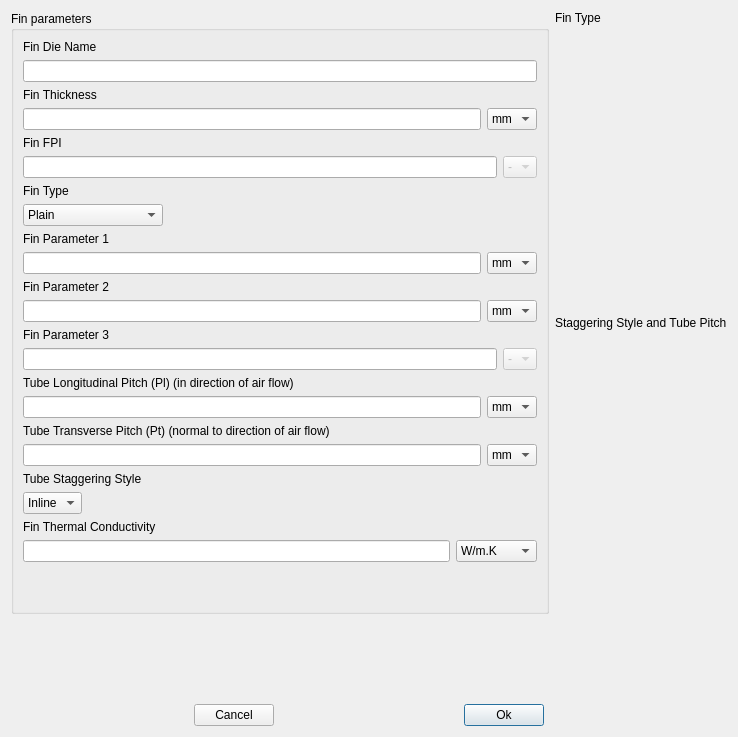
<?xml version="1.0" encoding="UTF-8"?>
<ui version="4.0">
 <class>Form</class>
 <widget class="QWidget" name="Form">
  <property name="geometry">
   <rect>
    <x>0</x>
    <y>0</y>
    <width>738</width>
    <height>737</height>
   </rect>
  </property>
  <property name="windowTitle">
   <string>Fin Definition</string>
  </property>
  <layout class="QVBoxLayout" name="verticalLayout_8">
   <item>
    <layout class="QHBoxLayout" name="horizontalLayout_2">
     <item>
      <widget class="QGroupBox" name="Fin_Parameters_group">
       <property name="title">
        <string>Fin parameters</string>
       </property>
       <layout class="QVBoxLayout" name="verticalLayout_9">
        <item>
         <layout class="QVBoxLayout" name="verticalLayout_7">
          <item>
           <widget class="QLabel" name="Fin_Die_Name_label">
            <property name="text">
             <string>Fin Die Name</string>
            </property>
           </widget>
          </item>
          <item>
           <layout class="QHBoxLayout" name="horizontalLayout_8">
            <item>
             <widget class="QLineEdit" name="Fin_Die_Name"/>
            </item>
           </layout>
          </item>
         </layout>
        </item>
        <item>
         <layout class="QVBoxLayout" name="verticalLayout_19">
          <item>
           <layout class="QVBoxLayout" name="verticalLayout_2">
            <item>
             <widget class="QLabel" name="Fin_t_label">
              <property name="text">
               <string>Fin Thickness</string>
              </property>
             </widget>
            </item>
            <item>
             <layout class="QHBoxLayout" name="horizontalLayout_3">
              <item>
               <widget class="QLineEdit" name="Fin_t"/>
              </item>
              <item>
               <widget class="QComboBox" name="Fin_t_unit">
                <property name="currentIndex">
                 <number>2</number>
                </property>
                <item>
                 <property name="text">
                  <string>m</string>
                 </property>
                </item>
                <item>
                 <property name="text">
                  <string>cm</string>
                 </property>
                </item>
                <item>
                 <property name="text">
                  <string>mm</string>
                 </property>
                </item>
                <item>
                 <property name="text">
                  <string>ft</string>
                 </property>
                </item>
                <item>
                 <property name="text">
                  <string>in</string>
                 </property>
                </item>
               </widget>
              </item>
             </layout>
            </item>
           </layout>
          </item>
          <item>
           <layout class="QVBoxLayout" name="verticalLayout_3">
            <item>
             <widget class="QLabel" name="Fin_FPI_label">
              <property name="text">
               <string>Fin FPI</string>
              </property>
             </widget>
            </item>
            <item>
             <layout class="QHBoxLayout" name="horizontalLayout_4">
              <item>
               <widget class="QLineEdit" name="Fin_FPI"/>
              </item>
              <item>
               <widget class="QComboBox" name="Fin_FPI_unit">
                <property name="enabled">
                 <bool>false</bool>
                </property>
                <property name="currentIndex">
                 <number>0</number>
                </property>
                <item>
                 <property name="text">
                  <string>-</string>
                 </property>
                </item>
               </widget>
              </item>
             </layout>
            </item>
           </layout>
          </item>
          <item>
           <layout class="QVBoxLayout" name="verticalLayout_4">
            <item>
             <widget class="QLabel" name="Fin_type_label">
              <property name="text">
               <string>Fin Type</string>
              </property>
             </widget>
            </item>
            <item>
             <layout class="QHBoxLayout" name="horizontalLayout_5">
              <item>
               <widget class="QComboBox" name="Fin_type">
                <item>
                 <property name="text">
                  <string>Plain</string>
                 </property>
                </item>
                <item>
                 <property name="text">
                  <string>Wavy (Herringbone)</string>
                 </property>
                </item>
                <item>
                 <property name="text">
                  <string>Slit</string>
                 </property>
                </item>
                <item>
                 <property name="text">
                  <string>Louvered</string>
                 </property>
                </item>
                <item>
                 <property name="text">
                  <string>Wavy-Louvered</string>
                 </property>
                </item>
               </widget>
              </item>
              <item>
               <spacer name="horizontalSpacer_4">
                <property name="orientation">
                 <enum>Qt::Horizontal</enum>
                </property>
                <property name="sizeHint" stdset="0">
                 <size>
                  <width>40</width>
                  <height>20</height>
                 </size>
                </property>
               </spacer>
              </item>
             </layout>
            </item>
           </layout>
          </item>
          <item>
           <layout class="QVBoxLayout" name="verticalLayout_5">
            <item>
             <widget class="QLabel" name="Fin_parameter_1_label">
              <property name="text">
               <string>Fin Parameter 1</string>
              </property>
             </widget>
            </item>
            <item>
             <layout class="QHBoxLayout" name="horizontalLayout_6">
              <item>
               <widget class="QLineEdit" name="Fin_parameter_1"/>
              </item>
              <item>
               <widget class="QComboBox" name="Fin_parameter_1_unit">
                <property name="currentIndex">
                 <number>2</number>
                </property>
                <item>
                 <property name="text">
                  <string>m</string>
                 </property>
                </item>
                <item>
                 <property name="text">
                  <string>cm</string>
                 </property>
                </item>
                <item>
                 <property name="text">
                  <string>mm</string>
                 </property>
                </item>
                <item>
                 <property name="text">
                  <string>ft</string>
                 </property>
                </item>
                <item>
                 <property name="text">
                  <string>in</string>
                 </property>
                </item>
               </widget>
              </item>
             </layout>
            </item>
           </layout>
          </item>
          <item>
           <layout class="QVBoxLayout" name="verticalLayout_11">
            <item>
             <widget class="QLabel" name="Fin_parameter_2_label">
              <property name="text">
               <string>Fin Parameter 2</string>
              </property>
             </widget>
            </item>
            <item>
             <layout class="QHBoxLayout" name="horizontalLayout_12">
              <item>
               <widget class="QLineEdit" name="Fin_parameter_2">
                <property name="toolTip">
                 <string>Ratio between internal tube roughness to the inner tube diameter</string>
                </property>
               </widget>
              </item>
              <item>
               <widget class="QComboBox" name="Fin_parameter_2_unit">
                <property name="currentIndex">
                 <number>2</number>
                </property>
                <item>
                 <property name="text">
                  <string>m</string>
                 </property>
                </item>
                <item>
                 <property name="text">
                  <string>cm</string>
                 </property>
                </item>
                <item>
                 <property name="text">
                  <string>mm</string>
                 </property>
                </item>
                <item>
                 <property name="text">
                  <string>ft</string>
                 </property>
                </item>
                <item>
                 <property name="text">
                  <string>in</string>
                 </property>
                </item>
               </widget>
              </item>
             </layout>
            </item>
           </layout>
          </item>
          <item>
           <layout class="QVBoxLayout" name="verticalLayout_14">
            <item>
             <layout class="QVBoxLayout" name="verticalLayout_12">
              <item>
               <widget class="QLabel" name="Fin_parameter_3_label">
                <property name="text">
                 <string>Fin Parameter 3</string>
                </property>
               </widget>
              </item>
              <item>
               <layout class="QHBoxLayout" name="horizontalLayout_13">
                <item>
                 <widget class="QLineEdit" name="Fin_parameter_3">
                  <property name="toolTip">
                   <string>Ratio between internal tube roughness to the inner tube diameter</string>
                  </property>
                 </widget>
                </item>
                <item>
                 <widget class="QComboBox" name="Fin_parameter_3_unit">
                  <property name="enabled">
                   <bool>false</bool>
                  </property>
                  <item>
                   <property name="text">
                    <string>-</string>
                   </property>
                  </item>
                 </widget>
                </item>
               </layout>
              </item>
             </layout>
            </item>
           </layout>
          </item>
          <item>
           <layout class="QVBoxLayout" name="verticalLayout_15"/>
          </item>
          <item>
           <layout class="QVBoxLayout" name="verticalLayout_13">
            <item>
             <widget class="QLabel" name="Fin_Tube_Pl_label">
              <property name="text">
               <string>Tube Longitudinal Pitch (Pl) (in direction of air flow)</string>
              </property>
             </widget>
            </item>
            <item>
             <layout class="QHBoxLayout" name="horizontalLayout_14">
              <item>
               <widget class="QLineEdit" name="Fin_Tube_Pl">
                <property name="toolTip">
                 <string>Ratio between internal tube roughness to the inner tube diameter</string>
                </property>
               </widget>
              </item>
              <item>
               <widget class="QComboBox" name="Fin_Tube_Pl_unit">
                <property name="currentIndex">
                 <number>2</number>
                </property>
                <item>
                 <property name="text">
                  <string>m</string>
                 </property>
                </item>
                <item>
                 <property name="text">
                  <string>cm</string>
                 </property>
                </item>
                <item>
                 <property name="text">
                  <string>mm</string>
                 </property>
                </item>
                <item>
                 <property name="text">
                  <string>ft</string>
                 </property>
                </item>
                <item>
                 <property name="text">
                  <string>in</string>
                 </property>
                </item>
               </widget>
              </item>
             </layout>
            </item>
           </layout>
          </item>
          <item>
           <layout class="QVBoxLayout" name="verticalLayout_16">
            <item>
             <widget class="QLabel" name="Fin_Tube_Pt_label">
              <property name="text">
               <string>Tube Transverse Pitch (Pt) (normal to direction of air flow)</string>
              </property>
             </widget>
            </item>
            <item>
             <layout class="QHBoxLayout" name="horizontalLayout_15">
              <item>
               <widget class="QLineEdit" name="Fin_Tube_Pt">
                <property name="toolTip">
                 <string>Ratio between internal tube roughness to the inner tube diameter</string>
                </property>
               </widget>
              </item>
              <item>
               <widget class="QComboBox" name="Fin_Tube_Pt_unit">
                <property name="currentIndex">
                 <number>2</number>
                </property>
                <item>
                 <property name="text">
                  <string>m</string>
                 </property>
                </item>
                <item>
                 <property name="text">
                  <string>cm</string>
                 </property>
                </item>
                <item>
                 <property name="text">
                  <string>mm</string>
                 </property>
                </item>
                <item>
                 <property name="text">
                  <string>ft</string>
                 </property>
                </item>
                <item>
                 <property name="text">
                  <string>in</string>
                 </property>
                </item>
               </widget>
              </item>
             </layout>
            </item>
            <item>
             <layout class="QVBoxLayout" name="verticalLayout_6">
              <item>
               <widget class="QLabel" name="Fin_Tube_Staggering_label">
                <property name="text">
                 <string>Tube Staggering Style</string>
                </property>
               </widget>
              </item>
              <item>
               <layout class="QHBoxLayout" name="horizontalLayout_7">
                <item>
                 <widget class="QComboBox" name="Fin_Tube_Staggering">
                  <item>
                   <property name="text">
                    <string>Inline</string>
                   </property>
                  </item>
                  <item>
                   <property name="text">
                    <string>AaA</string>
                   </property>
                  </item>
                  <item>
                   <property name="text">
                    <string>aAa</string>
                   </property>
                  </item>
                 </widget>
                </item>
                <item>
                 <spacer name="horizontalSpacer_5">
                  <property name="orientation">
                   <enum>Qt::Horizontal</enum>
                  </property>
                  <property name="sizeHint" stdset="0">
                   <size>
                    <width>40</width>
                    <height>20</height>
                   </size>
                  </property>
                 </spacer>
                </item>
               </layout>
              </item>
             </layout>
            </item>
            <item>
             <layout class="QVBoxLayout" name="verticalLayout_17">
              <item>
               <widget class="QLabel" name="Fin_K_label">
                <property name="text">
                 <string>Fin Thermal Conductivity</string>
                </property>
               </widget>
              </item>
              <item>
               <layout class="QHBoxLayout" name="horizontalLayout_16">
                <item>
                 <widget class="QLineEdit" name="Fin_K">
                  <property name="toolTip">
                   <string>Ratio between internal tube roughness to the inner tube diameter</string>
                  </property>
                 </widget>
                </item>
                <item>
                 <widget class="QComboBox" name="Fin_K_unit">
                  <property name="enabled">
                   <bool>true</bool>
                  </property>
                  <item>
                   <property name="text">
                    <string>W/m.K</string>
                   </property>
                  </item>
                  <item>
                   <property name="text">
                    <string>Btu/hr.ft.F</string>
                   </property>
                  </item>
                 </widget>
                </item>
               </layout>
              </item>
             </layout>
            </item>
           </layout>
          </item>
          <item>
           <spacer name="verticalSpacer_2">
            <property name="orientation">
             <enum>Qt::Vertical</enum>
            </property>
            <property name="sizeHint" stdset="0">
             <size>
              <width>20</width>
              <height>40</height>
             </size>
            </property>
           </spacer>
          </item>
         </layout>
        </item>
       </layout>
      </widget>
     </item>
     <item>
      <layout class="QVBoxLayout" name="verticalLayout">
       <item>
        <widget class="QLabel" name="label">
         <property name="text">
          <string>Fin Type</string>
         </property>
        </widget>
       </item>
       <item>
        <widget class="QLabel" name="Fin_type_image">
         <property name="minimumSize">
          <size>
           <width>0</width>
           <height>0</height>
          </size>
         </property>
         <property name="text">
          <string/>
         </property>
        </widget>
       </item>
       <item>
        <spacer name="verticalSpacer_4">
         <property name="orientation">
          <enum>Qt::Vertical</enum>
         </property>
         <property name="sizeHint" stdset="0">
          <size>
           <width>20</width>
           <height>40</height>
          </size>
         </property>
        </spacer>
       </item>
       <item>
        <widget class="QLabel" name="label_2">
         <property name="text">
          <string>Staggering Style and Tube Pitch</string>
         </property>
        </widget>
       </item>
       <item>
        <widget class="QLabel" name="Staggering_style_image">
         <property name="text">
          <string/>
         </property>
        </widget>
       </item>
       <item>
        <spacer name="verticalSpacer_3">
         <property name="orientation">
          <enum>Qt::Vertical</enum>
         </property>
         <property name="sizeHint" stdset="0">
          <size>
           <width>20</width>
           <height>40</height>
          </size>
         </property>
        </spacer>
       </item>
      </layout>
     </item>
    </layout>
   </item>
   <item>
    <spacer name="verticalSpacer">
     <property name="orientation">
      <enum>Qt::Vertical</enum>
     </property>
     <property name="sizeHint" stdset="0">
      <size>
       <width>20</width>
       <height>40</height>
      </size>
     </property>
    </spacer>
   </item>
   <item>
    <layout class="QHBoxLayout" name="horizontalLayout">
     <item>
      <spacer name="horizontalSpacer">
       <property name="orientation">
        <enum>Qt::Horizontal</enum>
       </property>
       <property name="sizeHint" stdset="0">
        <size>
         <width>40</width>
         <height>20</height>
        </size>
       </property>
      </spacer>
     </item>
     <item>
      <widget class="QPushButton" name="Cancel_Button">
       <property name="text">
        <string>Cancel</string>
       </property>
      </widget>
     </item>
     <item>
      <spacer name="horizontalSpacer_6">
       <property name="orientation">
        <enum>Qt::Horizontal</enum>
       </property>
       <property name="sizeHint" stdset="0">
        <size>
         <width>40</width>
         <height>20</height>
        </size>
       </property>
      </spacer>
     </item>
     <item>
      <widget class="QPushButton" name="Ok_button">
       <property name="text">
        <string>Ok</string>
       </property>
       <property name="default">
        <bool>true</bool>
       </property>
      </widget>
     </item>
     <item>
      <spacer name="horizontalSpacer_3">
       <property name="orientation">
        <enum>Qt::Horizontal</enum>
       </property>
       <property name="sizeHint" stdset="0">
        <size>
         <width>40</width>
         <height>20</height>
        </size>
       </property>
      </spacer>
     </item>
    </layout>
   </item>
  </layout>
 </widget>
 <resources/>
 <connections/>
</ui>
